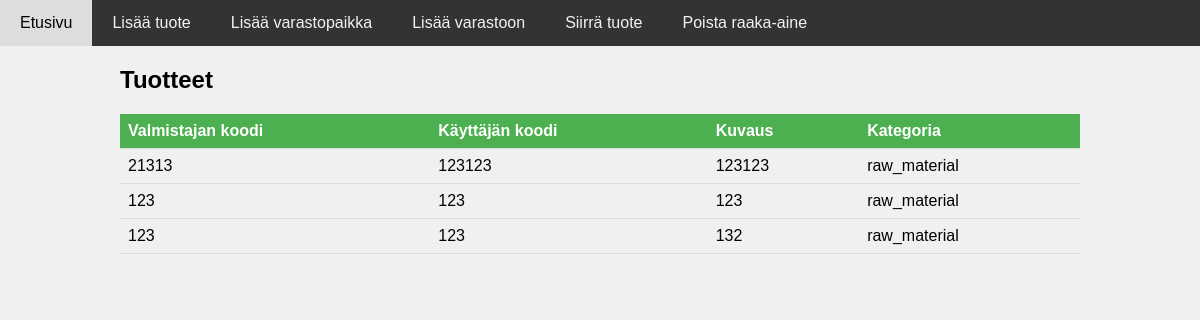
Before: / with the older database file.
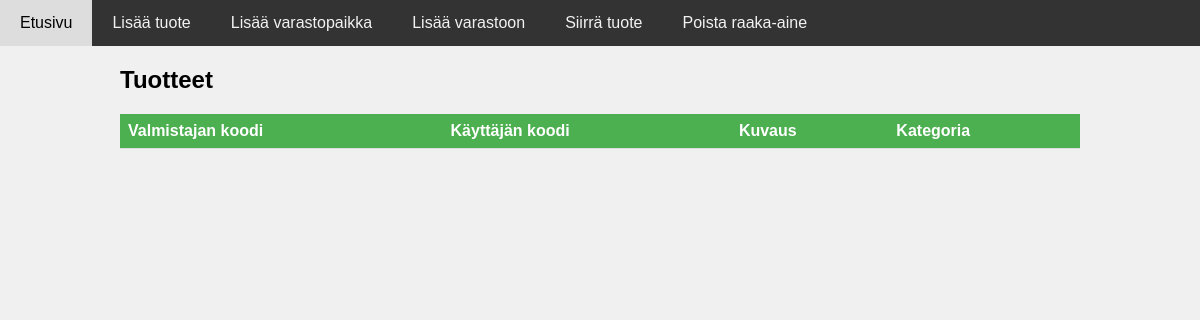
After: the same page with the newer database file.
### app/models.py (models this page shows)
class Product(db.Model):
    id = db.Column(db.Integer, primary_key=True)
    mancode = db.Column(db.String(50), nullable=False)
    usercode = db.Column(db.String(50), nullable=False)
    description = db.Column(db.String(200), nullable=False)
    category = db.Column(db.String(20), nullable=False)
    location_id = db.Column(db.Integer, db.ForeignKey('location.id'))
    location = db.relationship('Location', back_populates='products')
    stocks = db.relationship('Stock', back_populates='product')

### app/views.py (the view)
@main.route('/')
def index():
    print(current_app)  # Tulostaa Flask-sovelluksen olion
    print(current_app.jinja_env.loader.list_templates())  # Tulostaa kaikki ladatut templaatit
    products = Product.query.all()
    return render_template('index.html', products=products)

### templates/index.html
{% extends 'base.html' %}
{% block content %}
  <h2>Tuotteet</h2>
  <table class="table">
    <thead>
      <tr>
        <th>Valmistajan koodi</th>
        <th>Käyttäjän koodi</th>
        <th>Kuvaus</th>
        <th>Kategoria</th>
      </tr>
    </thead>
    <tbody>
      {% for product in products %}
        <tr>
          <td>{{ product.mancode }}</td>
          <td>{{ product.usercode }}</td>
          <td>{{ product.description }}</td>
          <td>{{ product.category }}</td>
        </tr>
      {% endfor %}
    </tbody>
  </table>
{% endblock %}

### templates/base.html (shortened to what this page needs)
<!DOCTYPE html>
<html lang="fi">
<head>
    <link rel="stylesheet" href="{{ url_for('static', filename='css/style.css') }}">
</head>
<body>
<div class="navbar">
    <a href="{{ url_for('main.index') }}">Etusivu</a>
    <a href="{{ url_for('main.add_product') }}">Lisää tuote</a>
    <a href="{{ url_for('main.add_location') }}">Lisää varastopaikka</a>
    <a href="{{ url_for('main.add_stock') }}">Lisää varastoon</a>
    <a href="{{ url_for('main.transfer_product') }}">Siirrä tuote</a>
    <a href="{{ url_for('main.remove_material') }}">Poista raaka-aine</a>
</div>
<div class="container">
    {% block content %}{% endblock %}
</div>
</body>
</html>

### static/css/style.css (style rules this page uses)
body { font-family: Arial, sans-serif; background-color: #f0f0f0; margin: 0; padding: 0; }
.container { width: 80%; margin: auto; overflow: hidden; }
.navbar { background-color: #333; overflow: hidden; }
.navbar a { float: left; display: block; color: #f2f2f2; text-align: center; padding: 14px 20px; text-decoration: none; }
.table { width: 100%; border-collapse: collapse; }
.table th, .table td { padding: 8px; text-align: left; border-bottom: 1px solid #ddd; }
.table th { background-color: #4CAF50; color: white; }

Changed rows visible on the page:
removed Product: mancode "21313", usercode "123123", description "123123", category "raw_material"
removed Product: mancode "123", usercode "123", description "123", category "raw_material"
removed Product: mancode "123", usercode "123", description "132", category "raw_material"
